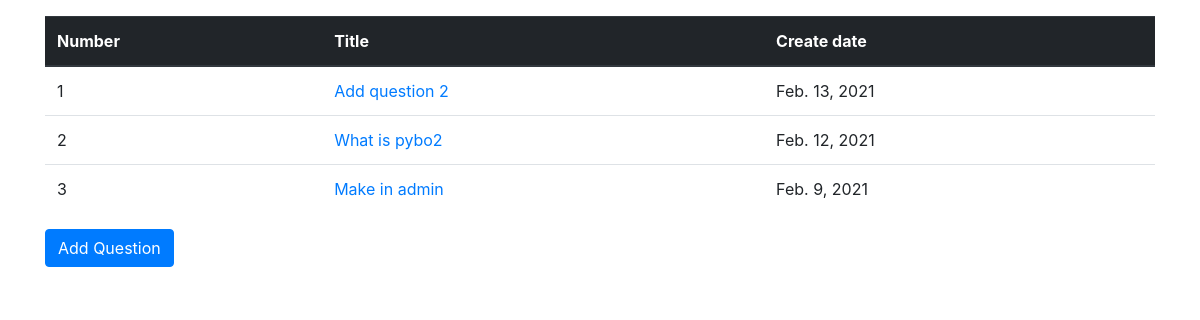
Before: /pybo/ with the older database file.
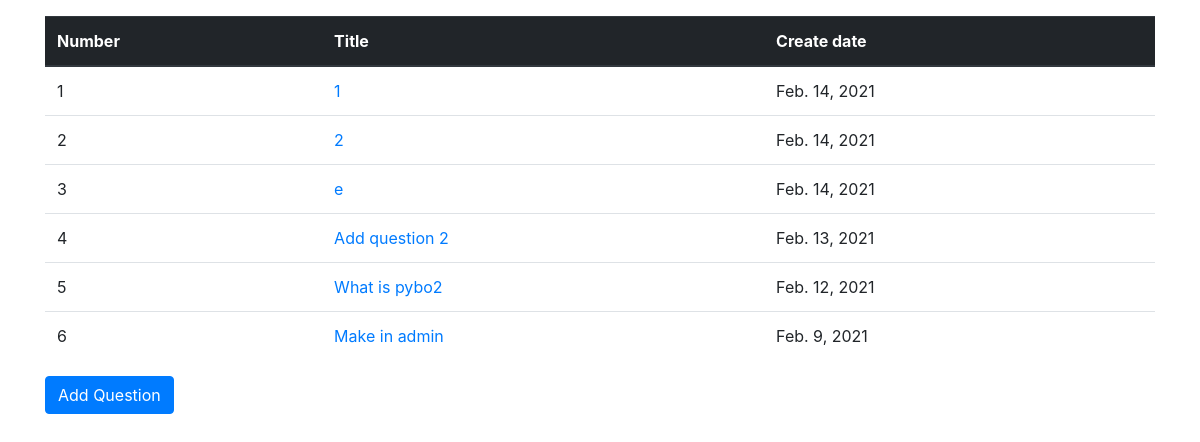
After: the same page with the newer database file.
### pybo/models.py (models this page shows, shortened)
class Question(models.Model):
  subject = models.CharField(max_length=200)
  content = models.TextField()
  create_date = models.DateField()

### pybo/views.py (the view)
# urls.py: path('', views.index, name='index'),
def index(request):
  question_list = Question.objects.order_by('-create_date')
  context = {'question_list': question_list}
  return render(request, 'pybo/question_list.html', context)

### templates/pybo/question_list.html
{% extends 'base.html' %}
{% block content %}
<div class="container my-3">
  <table class="table">
    <thead>
      <tr class="thead-dark">
        <th>Number</th>
        <th>Title</th>
        <th>Create date</th>
      </tr>
    </thead>
    <tbody>
      {% if question_list %}
      {% for question in question_list %}
      <tr>
        <td>{{ forloop.counter }}</td>
        <td>
          <a href="{% url 'pybo:detail' question.id %}">
            {{ question.subject }}
          </a>
        </td>
        <td>
          {{ question.create_date }}
        </td>
      </tr>
      {% endfor %}
      {% else %}
      <tr>
        <td colspan="3">No question</td>
      </tr>
      {% endif %}
    </tbody>
  </table>
  <a href="{% url 'pybo:question_create' %}" class="btn btn-primary">
  Add Question
  </a>
</div>
{% endblock %}

Changed rows visible on the page:
added Question: subject "1", create_date "Feb. 14, 2021"
added Question: subject "2", create_date "Feb. 14, 2021"
added Question: subject "e", create_date "Feb. 14, 2021"
